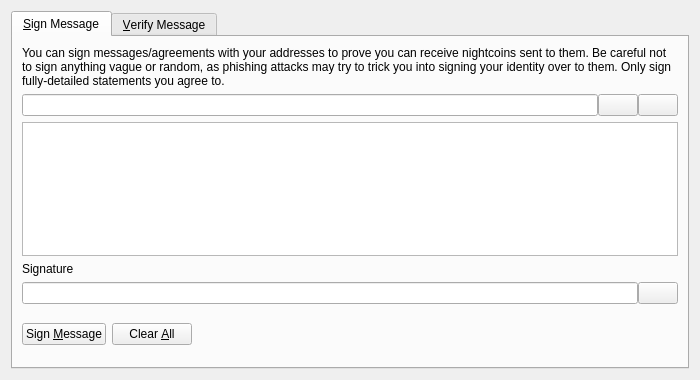
<?xml version="1.0" encoding="UTF-8"?>
<ui version="4.0">
 <class>SignVerifyMessageDialog</class>
 <widget class="QDialog" name="SignVerifyMessageDialog">
  <property name="geometry">
   <rect>
    <x>0</x>
    <y>0</y>
    <width>700</width>
    <height>380</height>
   </rect>
  </property>
  <property name="windowTitle">
   <string>Signatures - Sign / Verify a Message</string>
  </property>
  <property name="modal">
   <bool>true</bool>
  </property>
  <layout class="QVBoxLayout" name="verticalLayout">
   <item>
    <widget class="QTabWidget" name="tabWidget">
     <property name="currentIndex">
      <number>0</number>
     </property>
     <widget class="QWidget" name="tabSignMessage">
      <attribute name="title">
       <string>&amp;Sign Message</string>
      </attribute>
      <layout class="QVBoxLayout" name="verticalLayout_SM">
       <item>
        <widget class="QLabel" name="infoLabel_SM">
         <property name="text">
          <string>You can sign messages/agreements with your addresses to prove you can receive nightcoins sent to them. Be careful not to sign anything vague or random, as phishing attacks may try to trick you into signing your identity over to them. Only sign fully-detailed statements you agree to.</string>
         </property>
         <property name="textFormat">
          <enum>Qt::PlainText</enum>
         </property>
         <property name="wordWrap">
          <bool>true</bool>
         </property>
        </widget>
       </item>
       <item>
        <layout class="QHBoxLayout" name="horizontalLayout_1_SM">
         <property name="spacing">
          <number>0</number>
         </property>
         <item>
          <widget class="QValidatedLineEdit" name="addressIn_SM">
           <property name="toolTip">
            <string>The Nightcoin address to sign the message with</string>
           </property>
          </widget>
         </item>
         <item>
          <widget class="QPushButton" name="addressBookButton_SM">
           <property name="toolTip">
            <string>Choose previously used address</string>
           </property>
           <property name="text">
            <string/>
           </property>
           <property name="icon">
            <iconset resource="../bitcoin.qrc">
             <normaloff>:/icons/address-book</normaloff>:/icons/address-book</iconset>
           </property>
           <property name="shortcut">
            <string>Alt+A</string>
           </property>
           <property name="autoDefault">
            <bool>false</bool>
           </property>
          </widget>
         </item>
         <item>
          <widget class="QPushButton" name="pasteButton_SM">
           <property name="toolTip">
            <string>Paste address from clipboard</string>
           </property>
           <property name="text">
            <string/>
           </property>
           <property name="icon">
            <iconset resource="../bitcoin.qrc">
             <normaloff>:/icons/editpaste</normaloff>:/icons/editpaste</iconset>
           </property>
           <property name="shortcut">
            <string>Alt+P</string>
           </property>
           <property name="autoDefault">
            <bool>false</bool>
           </property>
          </widget>
         </item>
        </layout>
       </item>
       <item>
        <widget class="QPlainTextEdit" name="messageIn_SM">
         <property name="toolTip">
          <string>Enter the message you want to sign here</string>
         </property>
        </widget>
       </item>
       <item>
        <widget class="QLabel" name="signatureLabel_SM">
         <property name="text">
          <string>Signature</string>
         </property>
         <property name="textFormat">
          <enum>Qt::PlainText</enum>
         </property>
        </widget>
       </item>
       <item>
        <layout class="QHBoxLayout" name="horizontalLayout_2_SM">
         <property name="spacing">
          <number>0</number>
         </property>
         <item>
          <widget class="QLineEdit" name="signatureOut_SM">
           <property name="font">
            <font>
             <italic>true</italic>
            </font>
           </property>
           <property name="readOnly">
            <bool>true</bool>
           </property>
          </widget>
         </item>
         <item>
          <widget class="QPushButton" name="copySignatureButton_SM">
           <property name="toolTip">
            <string>Copy the current signature to the system clipboard</string>
           </property>
           <property name="text">
            <string/>
           </property>
           <property name="icon">
            <iconset resource="../bitcoin.qrc">
             <normaloff>:/icons/editcopy</normaloff>:/icons/editcopy</iconset>
           </property>
           <property name="autoDefault">
            <bool>false</bool>
           </property>
          </widget>
         </item>
        </layout>
       </item>
       <item>
        <layout class="QHBoxLayout" name="horizontalLayout_3_SM">
         <item>
          <widget class="QPushButton" name="signMessageButton_SM">
           <property name="toolTip">
            <string>Sign the message to prove you own this Nightcoin address</string>
           </property>
           <property name="text">
            <string>Sign &amp;Message</string>
           </property>
           <property name="icon">
            <iconset resource="../bitcoin.qrc">
             <normaloff>:/icons/edit</normaloff>:/icons/edit</iconset>
           </property>
           <property name="autoDefault">
            <bool>false</bool>
           </property>
          </widget>
         </item>
         <item>
          <widget class="QPushButton" name="clearButton_SM">
           <property name="toolTip">
            <string>Reset all sign message fields</string>
           </property>
           <property name="text">
            <string>Clear &amp;All</string>
           </property>
           <property name="icon">
            <iconset resource="../bitcoin.qrc">
             <normaloff>:/icons/remove</normaloff>:/icons/remove</iconset>
           </property>
           <property name="autoDefault">
            <bool>false</bool>
           </property>
          </widget>
         </item>
         <item>
          <spacer name="horizontalSpacer_1_SM">
           <property name="orientation">
            <enum>Qt::Horizontal</enum>
           </property>
           <property name="sizeHint" stdset="0">
            <size>
             <width>40</width>
             <height>48</height>
            </size>
           </property>
          </spacer>
         </item>
         <item>
          <widget class="QLabel" name="statusLabel_SM">
           <property name="font">
            <font>
             <weight>75</weight>
             <bold>true</bold>
            </font>
           </property>
           <property name="text">
            <string/>
           </property>
           <property name="wordWrap">
            <bool>true</bool>
           </property>
          </widget>
         </item>
         <item>
          <spacer name="horizontalSpacer_2_SM">
           <property name="orientation">
            <enum>Qt::Horizontal</enum>
           </property>
           <property name="sizeHint" stdset="0">
            <size>
             <width>40</width>
             <height>48</height>
            </size>
           </property>
          </spacer>
         </item>
        </layout>
       </item>
      </layout>
     </widget>
     <widget class="QWidget" name="tabVerifyMessage">
      <attribute name="title">
       <string>&amp;Verify Message</string>
      </attribute>
      <layout class="QVBoxLayout" name="verticalLayout_VM">
       <item>
        <widget class="QLabel" name="infoLabel_VM">
         <property name="text">
          <string>Enter the receiver's address, message (ensure you copy line breaks, spaces, tabs, etc. exactly) and signature below to verify the message. Be careful not to read more into the signature than what is in the signed message itself, to avoid being tricked by a man-in-the-middle attack. Note that this only proves the signing party receives with the address, it cannot prove sendership of any transaction!</string>
         </property>
         <property name="textFormat">
          <enum>Qt::PlainText</enum>
         </property>
         <property name="alignment">
          <set>Qt::AlignLeading|Qt::AlignLeft|Qt::AlignTop</set>
         </property>
         <property name="wordWrap">
          <bool>true</bool>
         </property>
        </widget>
       </item>
       <item>
        <layout class="QHBoxLayout" name="horizontalLayout_1_VM">
         <property name="spacing">
          <number>0</number>
         </property>
         <item>
          <widget class="QValidatedLineEdit" name="addressIn_VM">
           <property name="toolTip">
            <string>The Nightcoin address the message was signed with</string>
           </property>
          </widget>
         </item>
         <item>
          <widget class="QPushButton" name="addressBookButton_VM">
           <property name="toolTip">
            <string>Choose previously used address</string>
           </property>
           <property name="text">
            <string/>
           </property>
           <property name="icon">
            <iconset resource="../bitcoin.qrc">
             <normaloff>:/icons/address-book</normaloff>:/icons/address-book</iconset>
           </property>
           <property name="shortcut">
            <string>Alt+A</string>
           </property>
           <property name="autoDefault">
            <bool>false</bool>
           </property>
          </widget>
         </item>
        </layout>
       </item>
       <item>
        <widget class="QPlainTextEdit" name="messageIn_VM"/>
       </item>
       <item>
        <widget class="QValidatedLineEdit" name="signatureIn_VM"/>
       </item>
       <item>
        <layout class="QHBoxLayout" name="horizontalLayout_2_VM">
         <item>
          <widget class="QPushButton" name="verifyMessageButton_VM">
           <property name="toolTip">
            <string>Verify the message to ensure it was signed with the specified Nightcoin address</string>
           </property>
           <property name="text">
            <string>Verify &amp;Message</string>
           </property>
           <property name="icon">
            <iconset resource="../bitcoin.qrc">
             <normaloff>:/icons/transaction_0</normaloff>:/icons/transaction_0</iconset>
           </property>
           <property name="autoDefault">
            <bool>false</bool>
           </property>
          </widget>
         </item>
         <item>
          <widget class="QPushButton" name="clearButton_VM">
           <property name="toolTip">
            <string>Reset all verify message fields</string>
           </property>
           <property name="text">
            <string>Clear &amp;All</string>
           </property>
           <property name="icon">
            <iconset resource="../bitcoin.qrc">
             <normaloff>:/icons/remove</normaloff>:/icons/remove</iconset>
           </property>
           <property name="autoDefault">
            <bool>false</bool>
           </property>
          </widget>
         </item>
         <item>
          <spacer name="horizontalSpacer_1_VM">
           <property name="orientation">
            <enum>Qt::Horizontal</enum>
           </property>
           <property name="sizeHint" stdset="0">
            <size>
             <width>40</width>
             <height>48</height>
            </size>
           </property>
          </spacer>
         </item>
         <item>
          <widget class="QLabel" name="statusLabel_VM">
           <property name="font">
            <font>
             <weight>75</weight>
             <bold>true</bold>
            </font>
           </property>
           <property name="text">
            <string/>
           </property>
           <property name="wordWrap">
            <bool>true</bool>
           </property>
          </widget>
         </item>
         <item>
          <spacer name="horizontalSpacer_2_VM">
           <property name="orientation">
            <enum>Qt::Horizontal</enum>
           </property>
           <property name="sizeHint" stdset="0">
            <size>
             <width>40</width>
             <height>48</height>
            </size>
           </property>
          </spacer>
         </item>
        </layout>
       </item>
      </layout>
     </widget>
    </widget>
   </item>
  </layout>
 </widget>
 <customwidgets>
  <customwidget>
   <class>QValidatedLineEdit</class>
   <extends>QLineEdit</extends>
   <header>qt/qvalidatedlineedit.h</header>
  </customwidget>
 </customwidgets>
 <resources>
  <include location="../bitcoin.qrc"/>
 </resources>
 <connections/>
</ui>
